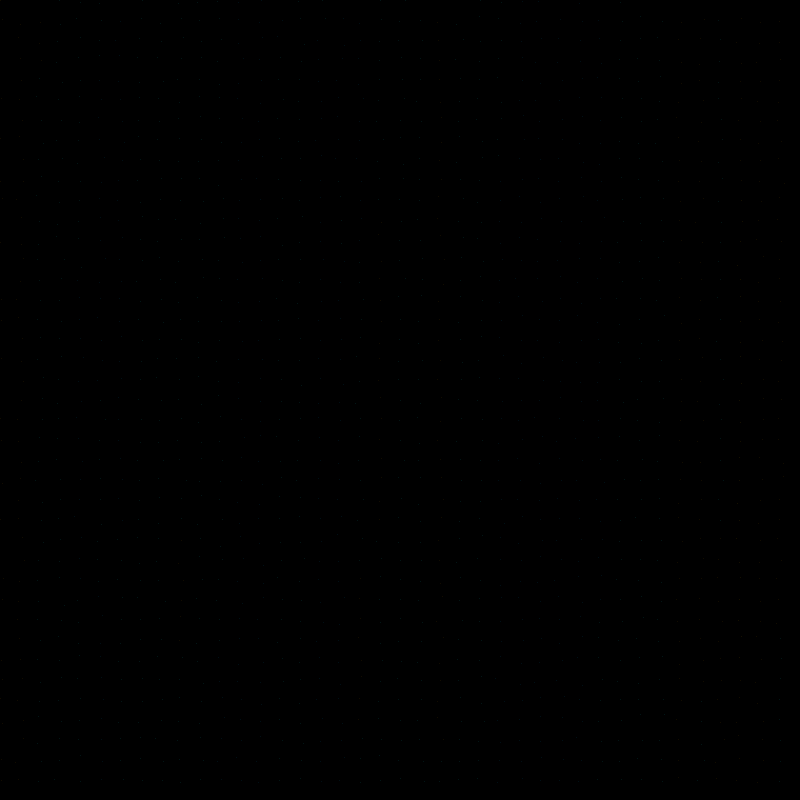
Frame 1 (no input)
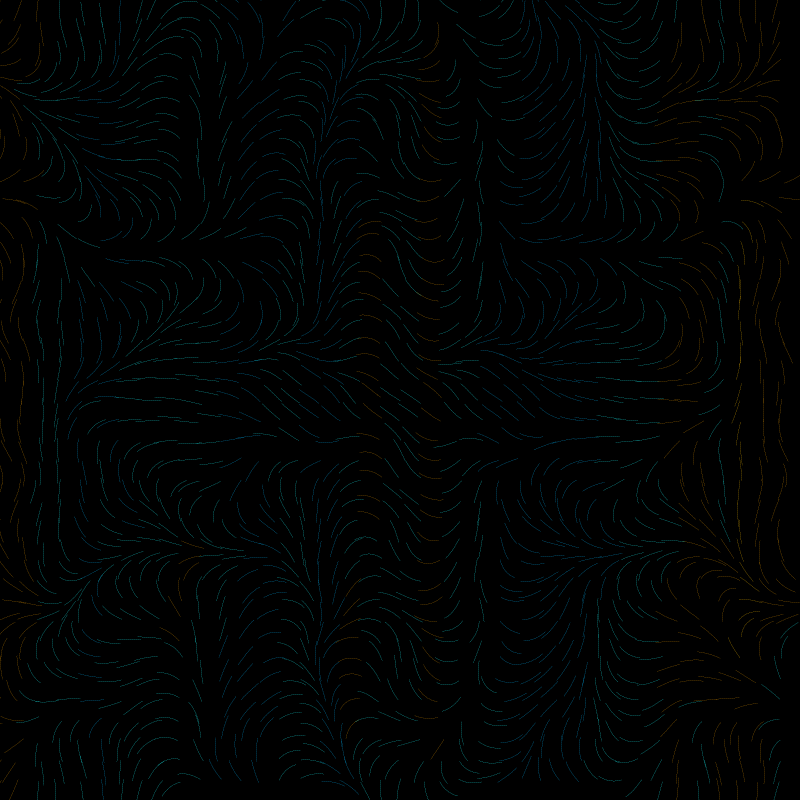
Frame 60 (the mouse pressed at the canvas centre just before this capture)
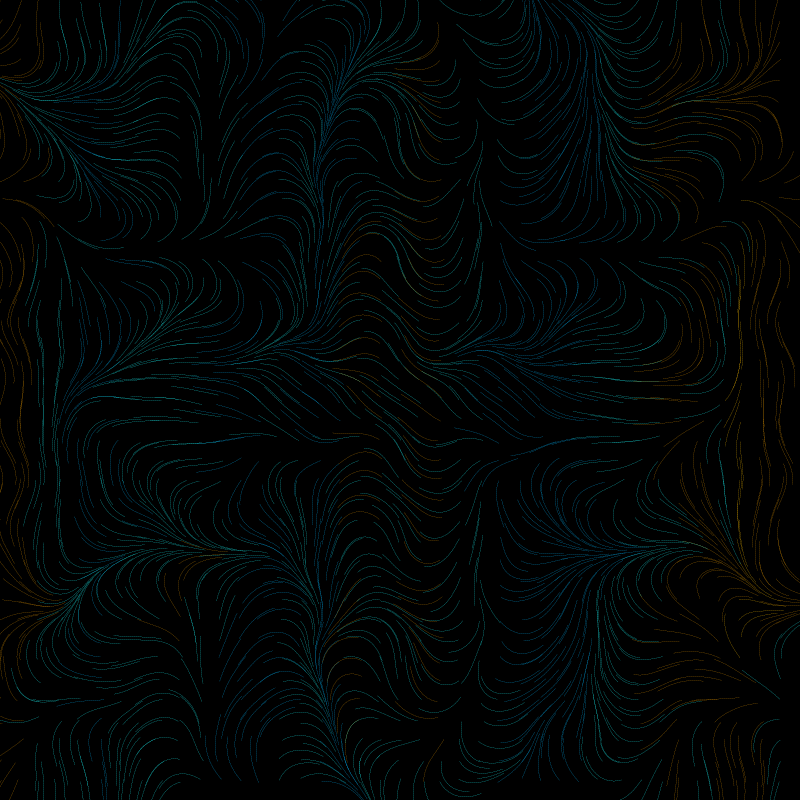
Frame 120 (the mouse held since frame 60 and released just before this capture)

The Processing sketch that drew these frames (run headless with seeded random() and noise(); from frame 60 on, the mouse is pressed at the canvas centre):

// Processing sketch: sketch_06_noise_grid_functions
// ── sketch_06_noise_grid_functions.pde
// Gestalten mit Code - day 03 - advanced lectures

/**
 * Perlin noise fields
 * Step 5, let's put our curve funtions to a separate file
 *
 * Task:
 * try the othe functions (circle, astroid, cissoid ...)
 * try different noise scales
 *
 */


// ArrayList of PVector holding position data
ArrayList<PVector> points = new ArrayList<PVector>();
float time = 0.0;
float vScale = 0.001;

// colors used for points
color[] palette = {
  color(0, 91, 197),
  color(0, 180, 252),
  color(23, 249, 255),
  color(223, 147, 0),
  color(248, 190, 0)
};


void setup() {
  size(800, 800);
  strokeWeight(1);
  stroke(255);
  background(0);
  noFill();
  smooth(8);

  // prefill our positions vector
  for (float x=-1; x<=1; x+=0.05) {
    for (float y=-1; y<=1; y+=0.05) {
      // add some randomness 
      float _x = x + randomGaussian() * 0.005;
      float _y = y + randomGaussian() * 0.005;
      PVector v = new PVector(_x, _y);
      points.add(v);
    }
  }
}

void draw() {
  //background(0);
  
  noiseSeed(0);
  
  int index = 0;
  for (PVector point : points) {
    float x = map(point.x, -1, 1, 0, width);
    float y = map(point.y, -1, 1, 0, height);
    
    // color lookup
    int pIndex = (int)(palette.length*noise(index/100.0)); // vary noise function
    stroke(palette[pIndex], 30); // maybe add alpha
    
    // draw points
    point(x, y);
    
    // flow field calculations
    //float n = TWO_PI * noise(point.x, point.y);
    float n = 10 * map(noise(point.x, point.y), 0, 1, -1, 1); // use factor of 10/100/1000/...
    PVector v = circle(n); // use one of our cure functions
    
    point.x += vScale * v.x;
    point.y += vScale * v.y;
    
    index++;
  }
  
  //time += 0.001;
}
// ── CurveFunctions.pde
PVector circle(float n) {
  return new PVector(cos(n), sin(n));
}
 
PVector astroid(float n) {
  float sinn = sin(n);
  float cosn = cos(n);
 
  float xt = sq(sinn)*sinn;
  float yt = sq(cosn)*cosn;
 
  return new PVector(xt, yt);
}
 
PVector cissoid(float n) {
  float sinn2 = 2*sq(sin(n));
 
  float xt = sinn2;
  float yt = sinn2*tan(n);
 
  return new PVector(xt, yt);
}
 
PVector kampyle(float n) {
  float sec = 1/sin(n);
 
  float xt = sec;
  float yt = tan(n)*sec;
 
  return new PVector(xt, yt);
}
 
PVector rectHyperbola(float n) {
  float sec = 1/sin(n);
 
  float xt = 1/sin(n);
  float yt = tan(n);
 
  return new PVector(xt, yt);
}
 
final static float superformula_a = 1;
final static float superformula_b = 1;
final static float superformula_m = 6;
final static float superformula_n1 = 1;
final static float superformula_n2 = 7;
final static float superformula_n3 = 8;
PVector superformula(float n) {
  float f1 = pow(abs(cos(superformula_m*n/4)/superformula_a), superformula_n2);
  float f2 = pow(abs(sin(superformula_m*n/4)/superformula_b), superformula_n3);
  float fr = pow(f1+f2, -1/superformula_n1);
 
  float xt = cos(n)*fr;
  float yt = sin(n)*fr;
 
  return new PVector(xt, yt);
}
